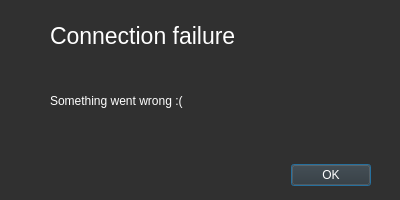
<?xml version="1.0" encoding="UTF-8"?>
<ui version="4.0">
 <class>dialog</class>
 <widget class="QDialog" name="dialog">
  <property name="geometry">
   <rect>
    <x>0</x>
    <y>0</y>
    <width>400</width>
    <height>200</height>
   </rect>
  </property>
  <property name="minimumSize">
   <size>
    <width>400</width>
    <height>200</height>
   </size>
  </property>
  <property name="maximumSize">
   <size>
    <width>400</width>
    <height>200</height>
   </size>
  </property>
  <property name="windowTitle">
   <string>Dialog</string>
  </property>
  <property name="styleSheet">
   <string notr="true">background-color: rgb(48, 48, 48);</string>
  </property>
  <widget class="QDialogButtonBox" name="buttonBox">
   <property name="geometry">
    <rect>
     <x>30</x>
     <y>160</y>
     <width>341</width>
     <height>31</height>
    </rect>
   </property>
   <property name="styleSheet">
    <string notr="true">color: rgb(255, 255, 255)</string>
   </property>
   <property name="orientation">
    <enum>Qt::Horizontal</enum>
   </property>
   <property name="standardButtons">
    <set>QDialogButtonBox::Ok</set>
   </property>
  </widget>
  <widget class="QLabel" name="header_label">
   <property name="geometry">
    <rect>
     <x>50</x>
     <y>20</y>
     <width>281</width>
     <height>31</height>
    </rect>
   </property>
   <property name="font">
    <font>
     <pointsize>17</pointsize>
    </font>
   </property>
   <property name="styleSheet">
    <string notr="true">color: rgb(255, 255, 255);</string>
   </property>
   <property name="text">
    <string>Connection failure</string>
   </property>
  </widget>
  <widget class="QLabel" name="description_label">
   <property name="geometry">
    <rect>
     <x>50</x>
     <y>60</y>
     <width>281</width>
     <height>81</height>
    </rect>
   </property>
   <property name="styleSheet">
    <string notr="true">color: rgb(255, 255, 255);</string>
   </property>
   <property name="text">
    <string>Something went wrong :(</string>
   </property>
   <property name="wordWrap">
    <bool>true</bool>
   </property>
  </widget>
 </widget>
 <resources/>
 <connections>
  <connection>
   <sender>buttonBox</sender>
   <signal>accepted()</signal>
   <receiver>dialog</receiver>
   <slot>accept()</slot>
   <hints>
    <hint type="sourcelabel">
     <x>248</x>
     <y>254</y>
    </hint>
    <hint type="destinationlabel">
     <x>157</x>
     <y>274</y>
    </hint>
   </hints>
  </connection>
  <connection>
   <sender>buttonBox</sender>
   <signal>rejected()</signal>
   <receiver>dialog</receiver>
   <slot>reject()</slot>
   <hints>
    <hint type="sourcelabel">
     <x>316</x>
     <y>260</y>
    </hint>
    <hint type="destinationlabel">
     <x>286</x>
     <y>274</y>
    </hint>
   </hints>
  </connection>
 </connections>
</ui>
